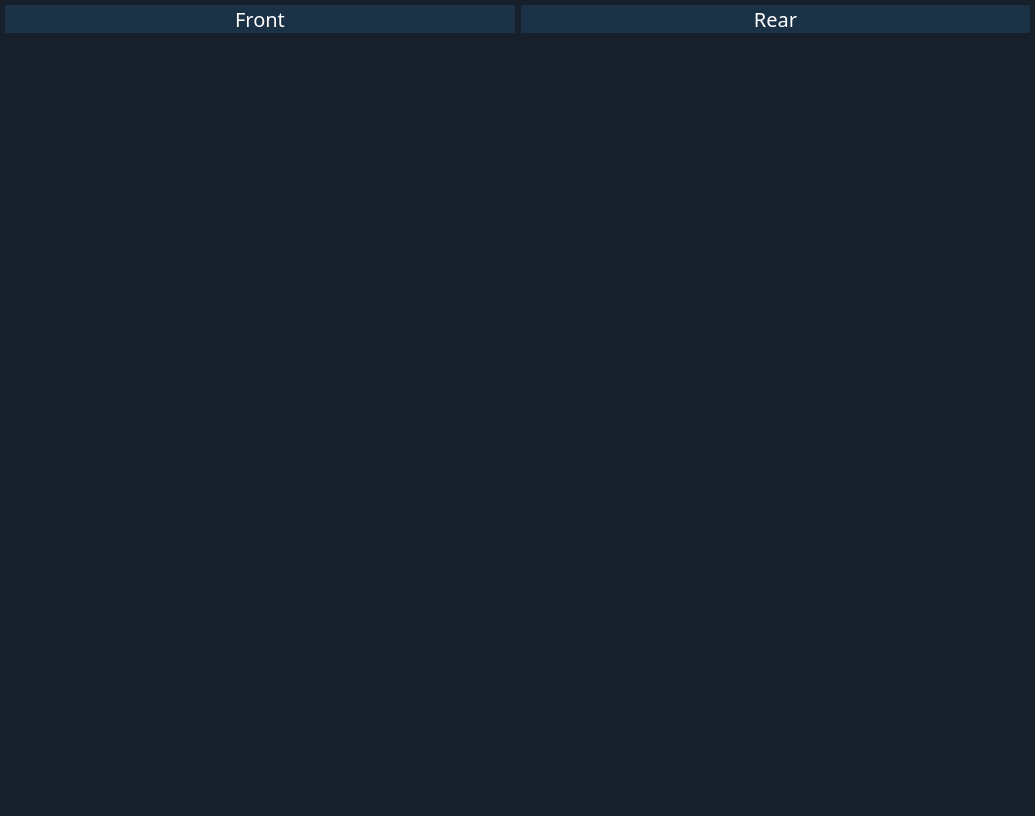
<?xml version="1.0" encoding="UTF-8"?>
<ui version="4.0">
 <class>MainWindow</class>
 <widget class="QMainWindow" name="MainWindow">
  <property name="enabled">
   <bool>true</bool>
  </property>
  <property name="geometry">
   <rect>
    <x>0</x>
    <y>0</y>
    <width>1035</width>
    <height>816</height>
   </rect>
  </property>
  <property name="sizePolicy">
   <sizepolicy hsizetype="Preferred" vsizetype="Preferred">
    <horstretch>0</horstretch>
    <verstretch>0</verstretch>
   </sizepolicy>
  </property>
  <property name="minimumSize">
   <size>
    <width>400</width>
    <height>300</height>
   </size>
  </property>
  <property name="font">
   <font>
    <family>Noto Sans</family>
    <pointsize>9</pointsize>
    <weight>50</weight>
    <italic>false</italic>
    <bold>false</bold>
   </font>
  </property>
  <property name="mouseTracking">
   <bool>false</bool>
  </property>
  <property name="windowTitle">
   <string>JS-08</string>
  </property>
  <property name="styleSheet">
   <string notr="true">background-color:rgb(22,32,42);
border-color: rgb(255, 255, 255);</string>
  </property>
  <property name="toolButtonStyle">
   <enum>Qt::ToolButtonIconOnly</enum>
  </property>
  <property name="tabShape">
   <enum>QTabWidget::Rounded</enum>
  </property>
  <property name="unifiedTitleAndToolBarOnMac">
   <bool>true</bool>
  </property>
  <widget class="QWidget" name="centralwidget">
   <property name="maximumSize">
    <size>
     <width>16777215</width>
     <height>16777215</height>
    </size>
   </property>
   <property name="mouseTracking">
    <bool>false</bool>
   </property>
   <property name="styleSheet">
    <string notr="true"/>
   </property>
   <layout class="QGridLayout" name="gridLayout">
    <property name="leftMargin">
     <number>0</number>
    </property>
    <property name="topMargin">
     <number>0</number>
    </property>
    <property name="rightMargin">
     <number>0</number>
    </property>
    <property name="bottomMargin">
     <number>0</number>
    </property>
    <property name="spacing">
     <number>0</number>
    </property>
    <item row="0" column="0">
     <layout class="QVBoxLayout" name="verticalLayout">
      <property name="spacing">
       <number>0</number>
      </property>
      <property name="leftMargin">
       <number>5</number>
      </property>
      <property name="topMargin">
       <number>5</number>
      </property>
      <property name="rightMargin">
       <number>5</number>
      </property>
      <property name="bottomMargin">
       <number>5</number>
      </property>
      <item>
       <layout class="QHBoxLayout" name="label_horizontalLayout">
        <property name="spacing">
         <number>6</number>
        </property>
        <property name="sizeConstraint">
         <enum>QLayout::SetMinimumSize</enum>
        </property>
        <item>
         <widget class="QLabel" name="front_label">
          <property name="sizePolicy">
           <sizepolicy hsizetype="Preferred" vsizetype="Maximum">
            <horstretch>0</horstretch>
            <verstretch>0</verstretch>
           </sizepolicy>
          </property>
          <property name="font">
           <font>
            <family>Noto Sans</family>
            <pointsize>15</pointsize>
           </font>
          </property>
          <property name="styleSheet">
           <string notr="true">background-color:rgb(27,49,70);
color: rgb(255, 255, 255);</string>
          </property>
          <property name="text">
           <string>Front</string>
          </property>
          <property name="alignment">
           <set>Qt::AlignCenter</set>
          </property>
         </widget>
        </item>
        <item>
         <widget class="QLabel" name="rear_label">
          <property name="sizePolicy">
           <sizepolicy hsizetype="Preferred" vsizetype="Maximum">
            <horstretch>0</horstretch>
            <verstretch>0</verstretch>
           </sizepolicy>
          </property>
          <property name="font">
           <font>
            <family>Noto Sans</family>
            <pointsize>15</pointsize>
           </font>
          </property>
          <property name="styleSheet">
           <string notr="true">background-color:rgb(27,49,70);
color: rgb(255, 255, 255);</string>
          </property>
          <property name="text">
           <string>Rear</string>
          </property>
          <property name="alignment">
           <set>Qt::AlignCenter</set>
          </property>
         </widget>
        </item>
       </layout>
      </item>
      <item>
       <layout class="QHBoxLayout" name="image_horizontalLayout">
        <property name="spacing">
         <number>6</number>
        </property>
        <item>
         <widget class="QLabel" name="front_image">
          <property name="sizePolicy">
           <sizepolicy hsizetype="Minimum" vsizetype="Minimum">
            <horstretch>0</horstretch>
            <verstretch>0</verstretch>
           </sizepolicy>
          </property>
          <property name="minimumSize">
           <size>
            <width>952</width>
            <height>362</height>
           </size>
          </property>
          <property name="font">
           <font>
            <pointsize>30</pointsize>
           </font>
          </property>
          <property name="styleSheet">
           <string notr="true">color: rgb(255, 255, 255);</string>
          </property>
          <property name="text">
           <string>&lt;html&gt;&lt;head/&gt;&lt;body&gt;&lt;p&gt;&lt;br/&gt;&lt;/p&gt;&lt;/body&gt;&lt;/html&gt;</string>
          </property>
          <property name="alignment">
           <set>Qt::AlignCenter</set>
          </property>
         </widget>
        </item>
        <item>
         <widget class="QLabel" name="rear_image">
          <property name="sizePolicy">
           <sizepolicy hsizetype="Minimum" vsizetype="Minimum">
            <horstretch>0</horstretch>
            <verstretch>0</verstretch>
           </sizepolicy>
          </property>
          <property name="minimumSize">
           <size>
            <width>952</width>
            <height>362</height>
           </size>
          </property>
          <property name="font">
           <font>
            <pointsize>30</pointsize>
           </font>
          </property>
          <property name="styleSheet">
           <string notr="true">color: rgb(255, 255, 255);</string>
          </property>
          <property name="text">
           <string>&lt;html&gt;&lt;head/&gt;&lt;body&gt;&lt;p&gt;&lt;br/&gt;&lt;/p&gt;&lt;/body&gt;&lt;/html&gt;</string>
          </property>
          <property name="alignment">
           <set>Qt::AlignCenter</set>
          </property>
         </widget>
        </item>
       </layout>
      </item>
     </layout>
    </item>
   </layout>
  </widget>
  <action name="actionExit">
   <property name="text">
    <string>&amp;Quit</string>
   </property>
   <property name="toolTip">
    <string>Exit</string>
   </property>
   <property name="statusTip">
    <string>Exit JS-06</string>
   </property>
   <property name="shortcut">
    <string>Ctrl+W</string>
   </property>
  </action>
  <action name="actionsd">
   <property name="text">
    <string>sd</string>
   </property>
  </action>
  <action name="actionkm">
   <property name="checkable">
    <bool>true</bool>
   </property>
   <property name="enabled">
    <bool>true</bool>
   </property>
   <property name="text">
    <string>km</string>
   </property>
  </action>
  <action name="actionmi">
   <property name="checkable">
    <bool>true</bool>
   </property>
   <property name="enabled">
    <bool>true</bool>
   </property>
   <property name="text">
    <string>mi</string>
   </property>
  </action>
  <action name="actionInference">
   <property name="checkable">
    <bool>true</bool>
   </property>
   <property name="checked">
    <bool>false</bool>
   </property>
   <property name="text">
    <string>Inference</string>
   </property>
   <property name="shortcut">
    <string>I</string>
   </property>
  </action>
  <action name="actionEdit_Target">
   <property name="checkable">
    <bool>false</bool>
   </property>
   <property name="text">
    <string>Edit &amp;Target</string>
   </property>
  </action>
  <action name="actionEdit_Camera">
   <property name="enabled">
    <bool>true</bool>
   </property>
   <property name="text">
    <string>Edit &amp;Camera Info</string>
   </property>
  </action>
  <action name="actionAbout">
   <property name="text">
    <string>About</string>
   </property>
  </action>
  <action name="actionConfiguration">
   <property name="text">
    <string>Con&amp;figuration</string>
   </property>
  </action>
 </widget>
 <resources>
  <include location="resources/resources.qrc"/>
 </resources>
 <connections>
  <connection>
   <sender>actionExit</sender>
   <signal>triggered()</signal>
   <receiver>MainWindow</receiver>
   <slot>close()</slot>
   <hints>
    <hint type="sourcelabel">
     <x>-1</x>
     <y>-1</y>
    </hint>
    <hint type="destinationlabel">
     <x>187</x>
     <y>228</y>
    </hint>
   </hints>
  </connection>
 </connections>
</ui>
